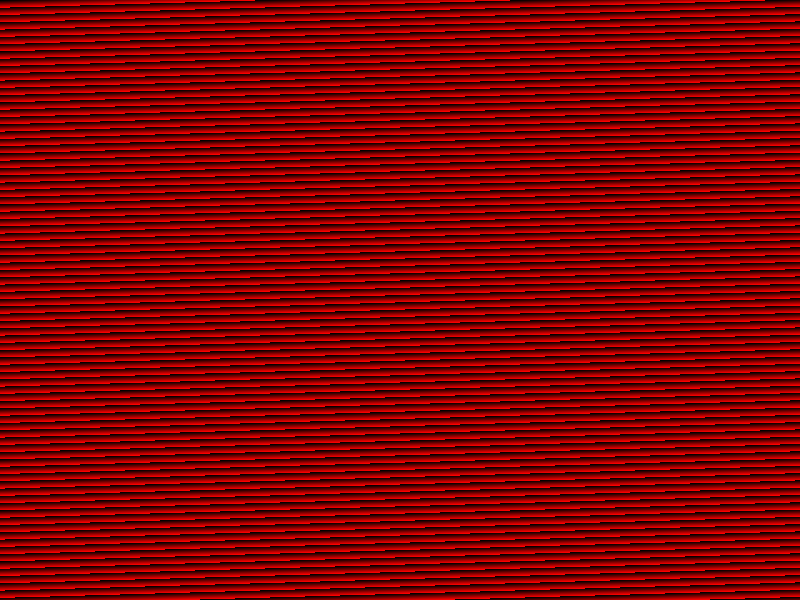
Frame 1 (no input)
Frame 60 (the mouse pressed at the canvas centre just before this capture): identical to frame 1, image omitted
Frame 120 (the mouse held since frame 60 and released just before this capture): identical to frame 1, image omitted

The Processing sketch that drew this single still picture (run headless with seeded random() and noise(); from frame 60 on, the mouse is pressed at the canvas centre):

// Processing sketch: UsingSketchPixels
// ── UsingSketchPixels.pde

void setup() {
  size(800, 600);
}

void draw() {
  background(0);
  
  loadPixels();
  for (int i = 0; i < pixels.length; i++) {
    pixels[i] = color(i % 255, 0, 0);
  }
  updatePixels();
}
